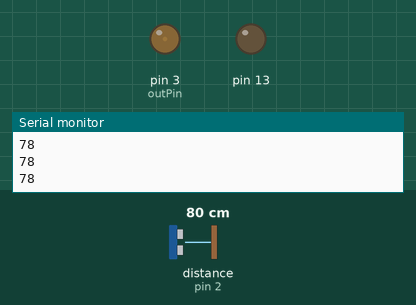
Simulated run of this sketch. Board: Arduino Uno, built with avr-gcc and run on an emulated ATmega328P. Parts: output pins drawn as LEDs (lit = HIGH), the last lines printed to the serial monitor. Wiring (inferred from the names in the program): ultrasonic range finder: trigger pin 7; echo pin 2. Inputs (shaded band) come from the test bench; at power-on: distance to the obstacle (sensor on pin 2) 80 cm. The echo pulse lasts 58.3 µs per cm; pins used as bus, display or sensor lines are not drawn.

Above: at 1.2 s.
1.3 s: distance to the obstacle (sensor on pin 2) set to 34 cm
2.8 s: distance to the obstacle (sensor on pin 2) set to 28 cm
At 3.2 s:
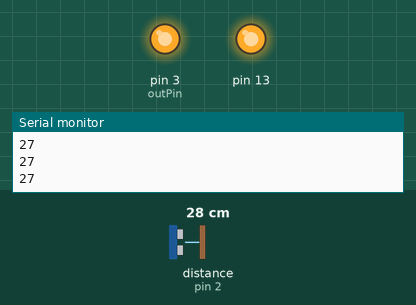
4.3 s: distance to the obstacle (sensor on pin 2) set to 35 cm
At 4.9 s:
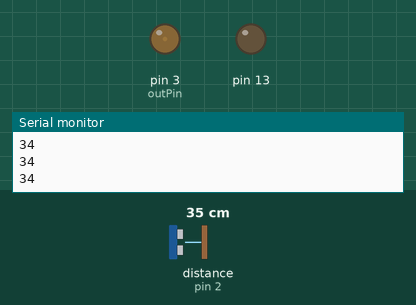
5.8 s: distance to the obstacle (sensor on pin 2) set to 2 cm
At 6.7 s:
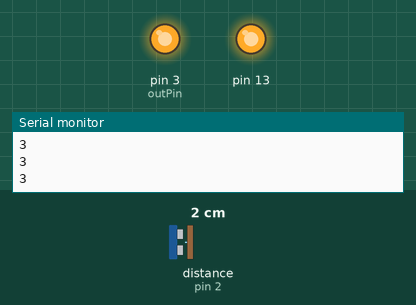
Timing chart, 0 to 8.3 s (numbered marks = the images above; inputs shaded):
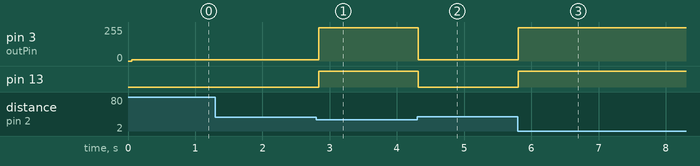

The sketch:

obstacle_detect_trial.ino
```cpp
#include <TimerOne.h>

#define DIST_LIM  30
#define NO_OF_AVG 10

// ultrasonic variables
unsigned int EchoPin = 2;  // RX
unsigned int TrigPin = 7;  // TX
unsigned long Time_Echo_us = 0;
unsigned long Len_cm  = 0;
int outPin = 3;
unsigned long avg_dist = 0;
int loop_cnt = 0;

void setup() {
  Serial.begin(115200);
  // put your setup code here, to run once:
    //ultrasonic pin declaration
  pinMode(EchoPin, INPUT);    //  The set EchoPin input mode.
  pinMode(TrigPin, OUTPUT);   //  The set TrigPin output mode.
  pinMode(outPin, OUTPUT);
  pinMode(13, OUTPUT);
  //sei();

}

unsigned long obstacle_detection(){
  digitalWrite(TrigPin, HIGH);                         // Send pulses begin by Trig / Pin
  delayMicroseconds(50);                               // Set the pulse width of 50us (> 10us)
  digitalWrite(TrigPin, LOW);                          // The end of the pulse
  Time_Echo_us = pulseIn(EchoPin, HIGH);               // A pulse width calculating US-100 returned
  if((Time_Echo_us < 60000) && (Time_Echo_us > 1)) {   // Pulse effective range (1, 60000).
    Len_cm = (Time_Echo_us*34/100)/2/10;                   // Calculating the distance by a pulse width.
    //Serial.println(Len_cm);
    Len_cm = constrain(Len_cm, 3, 100);
    return Len_cm;
  }
  else {
    return 100;
  }
}


void loop() {
  // put your main code here, to run repeatedly:
  while(loop_cnt < NO_OF_AVG){
    avg_dist += obstacle_detection();
    loop_cnt++;
  }
  avg_dist /= NO_OF_AVG;
  if(avg_dist < DIST_LIM){
    //digitalWrite(outPin, HIGH);
    analogWrite(outPin, 250);
    digitalWrite(13, HIGH);
  }
  else{
    //digitalWrite(outPin, LOW);
    analogWrite(outPin, 10);
    digitalWrite(13, LOW);
  }
  Serial.println(avg_dist);
  loop_cnt = 0;
  avg_dist = 0;
  //obstacle_detection();

}
```

Measured:
- the behaviour switches between 31 and 30 cm on distance to the obstacle (sensor on pin 2) (found by bisection; images 0 and 1)
- after the input at 2.8 s, pin 3 (outPin): 10/255 → 250/255 at once; pin 13: LOW → HIGH at once
- after the input at 4.3 s, pin 3 (outPin): 250/255 → 10/255 at once; pin 13: HIGH → LOW at once
- after the input at 5.8 s, pin 3 (outPin): 10/255 → 250/255 at once; pin 13: LOW → HIGH at once
